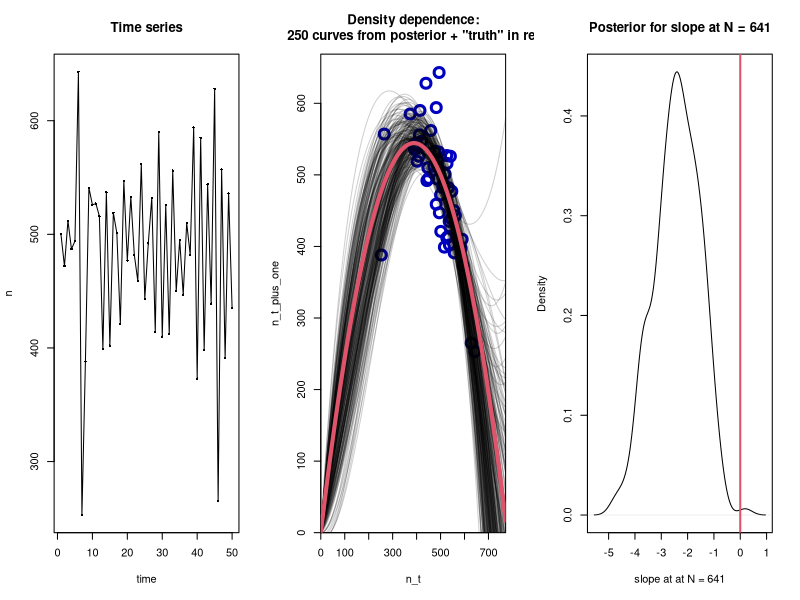

Recreate this plot in R.
set.seed(1)

library(MASS) # for mvrnorm


l = 50      # length of time series
KK = 500     # carrying capacity ("K" is for kernel below)
r = 1.8      # population growth rate

# Simulate time series
n = integer(l)
n[1] = KK # Initialize the population at carrying capacity
for(i in 1:(l - 1)){
  expected = n[i] + r * n[i] * (1 - n[i] / KK)
  expected.plus.noise = if(expected == 0){
    0
  }else{
    max(0, rnorm(1, expected, 50))
  }
  n[i + 1] = rpois(1, expected.plus.noise)
}

d = data.frame(n_t = n[-l], n_t_plus_one = n[-1])


# Gaussian process regression ---------------------------------------------

# Code based on Carl Boettiger's Cholesky method
# https://github.com/cboettig/nonparametric-bayes/blob/master/R/gp_fit.R


# Add (0,0) as a "data" point: extinction is forever
x = c(0, d[[1]])
y = c(0, d[[2]]) - mean(d[[2]])

# Range of values to plot
x_seq = seq(0, max(d) * 1.2, length = 1000)

process_noise = 100  # populations can fluctuate this much for non-density reasons
lengthscale = max(d) * 2   # Very smooth function: values should be similar across a broad range
sigma_f = 1E5        # very flat prior: function can go anywhere.

## Squared exponential kernel
SE <- function(Xi,Xj, l=lengthscale) sigma_f^2 * exp(-0.5 * (Xi - Xj)^2 / lengthscale^2)
covar <- function(X, Y) outer(X, Y, SE, lengthscale) 
K <- covar(x, x)

# Add process noise along kernel's diagonal
I <-  diag(1, length(x))
I[1, 1] = 1E-5 # No process noise for the *fact* that curve goes though (0,0)
K_altered = K + process_noise ^ 2 * I

# Cholesky decomposition method for GP regression
L <- t(chol(K_altered))
alpha <- solve(t(L), solve(L, y))
k_star <- covar(x, x_seq)


mu <- t(k_star) %*% alpha + mean(d[[2]]) # Expected values along x_seq
v <- solve(L, k_star)
var <- covar(x_seq,x_seq) - t(v) %*% v # Correlated uncertainty along x_seq


# Can use loglik to optimize process_noise, lengthscale, and sigma_f
loglik <- -.5 * t(y) %*% alpha - sum(log(diag(L))) - length(n) * log(2 * pi) / 2


# Examples of possible density dependence relationships from model's posterior
sample_curves = t(mvrnorm(250, mu, covar(x_seq,x_seq) - t(v) %*% v))



# plots -------------------------------------------------------------------
par(mfrow = c(1, 3))

# Plot 1
plot(n, type = "o", xlab = "time", cex = .5, pch = 16, main = "Time series")

# Plot 2
plot(
  d, 
  xlim = c(0, max(x_seq)), 
  ylim = c(0, max(d)) * 1.04, 
  pch = 1, 
  xaxs = "i", 
  yaxs = "i", 
  col = "#0000C0",
  lwd = 3,
  cex = 2,
  main = "Density dependence:\n 250 curves from posterior + \"truth\" in red"
)
# Spaghetti lines showing possible density dependence curves
matplot(
  x_seq, 
  sample_curves, 
  type = "l",
  lty = 1,
  add = TRUE,
  col = "#00000030",
  lwd = 1
)
# "True" relationship in red
curve(
  x + r * x * (1 - x / KK), 
  add = TRUE, 
  col = 2, 
  lwd = 4, 
  from = 0, 
  to = max(x_seq)
)


# Plot 3
slopes = (sample_curves[831, ] - sample_curves[830, ]) / (x_seq[831] - x_seq[830])
plot(
  density(slopes),
  xlab = paste("slope at at N =", round(mean(x_seq[830:831]))),
  main = paste("Posterior for slope at N =", round(mean(x_seq[830:831])))
)
abline(v = 0, col = 2, lwd = 2)
